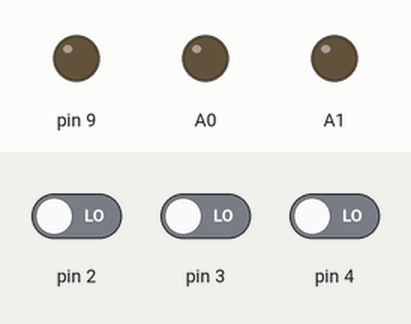
Simulated run of this sketch. Board: Arduino Uno, built with avr-gcc and run on an emulated ATmega328P. On the bench: output pins drawn as LEDs (lit = HIGH). Dashed ring = blinking. The test bench sets the inputs (shaded band); at power-on: pin 2 LOW, pin 3 LOW, pin 4 LOW.

Above: at 1.2 s.
1.3 s: pin 2 driven HIGH
At 1.7 s:
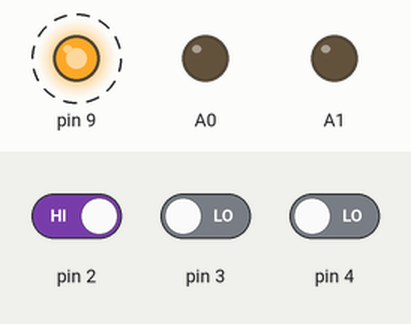
4.3 s: pin 3 driven HIGH
At 4.7 s:
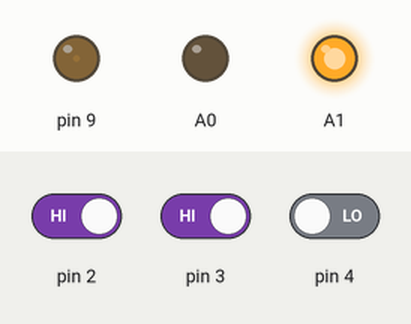
7.3 s: pin 4 driven HIGH
At 7.7 s:
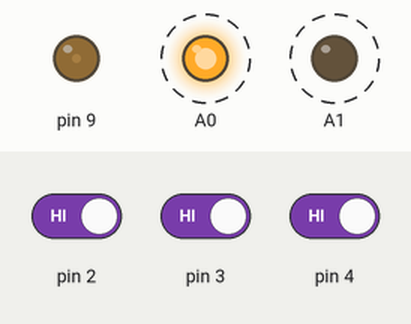
10.3 s: pin 3 driven LOW
At 13.2 s:
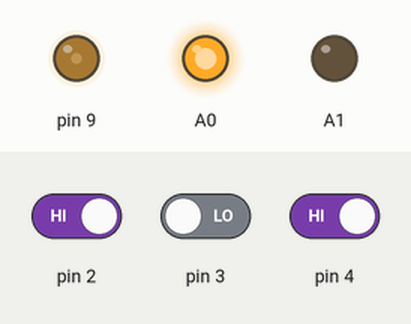
13.3 s: pin 4 driven LOW
16.3 s: pin 2 driven LOW
Timing chart, 0 to 18.8 s (numbered marks = the images above; inputs shaded):
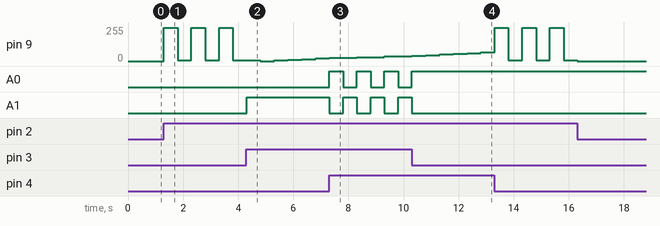

Measured:
- after the input at 1.3 s, pin 9: alternates 250/255 for 0.50 s and 5/255 for 0.50 s, starting at once
- after the input at 4.3 s, A1: LOW → HIGH at once
- after the input at 7.3 s, A0, A1: alternates HIGH for 0.50 s and LOW for 0.50 s, starting at once
- after the input at 10.3 s, A0: goes on until 10.3 s, then stays HIGH; A1: goes on until 10.3 s, then stays LOW

The sketch:

motor_control_using_pwm.ino
```cpp
int brightness = 0;
int fadeAmount = 5;


void setup() {

  pinMode(9, OUTPUT);
  pinMode(A0, OUTPUT);
  pinMode(A1, OUTPUT);
  pinMode(4,INPUT);
  pinMode(3,INPUT);
  pinMode(2,INPUT);
}


void loop() {

  analogWrite(9, brightness);
  if(digitalRead(2)==HIGH){
  brightness = brightness + fadeAmount;


  if (brightness <= 0 || brightness >= 255)
  {
    fadeAmount = -fadeAmount;
    delay(500);
  }
  }


  if(digitalRead(4)==HIGH)
  {
    digitalWrite(A0,HIGH);
       digitalWrite(A1,LOW);
    delay(500);
  }
  if(digitalRead(3)==HIGH)
  {
    digitalWrite(A1,HIGH);
     digitalWrite(A0,LOW);
    delay(500);
  }


}
```
